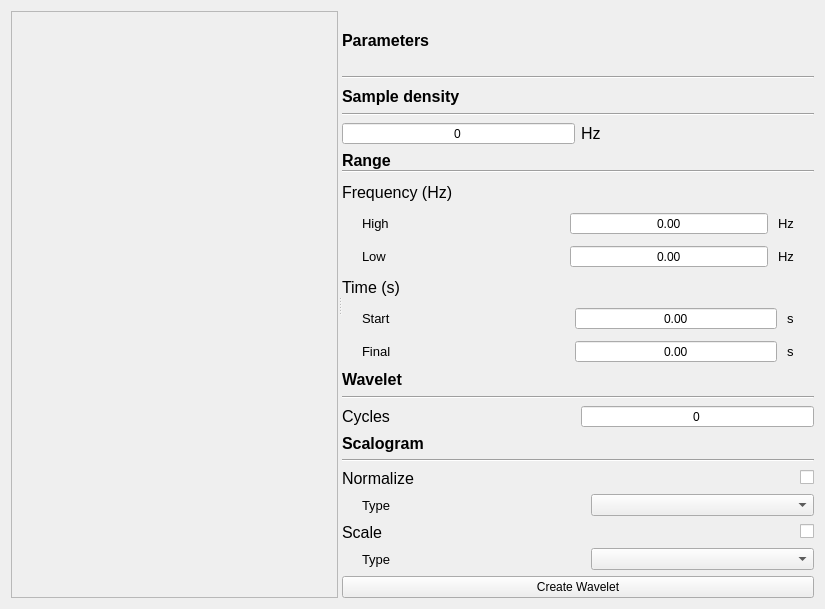
<?xml version="1.0" encoding="UTF-8"?>
<ui version="4.0">
 <class>Wavelet</class>
 <widget class="QWidget" name="Wavelet">
  <property name="geometry">
   <rect>
    <x>0</x>
    <y>0</y>
    <width>825</width>
    <height>609</height>
   </rect>
  </property>
  <property name="windowTitle">
   <string>Wavelet</string>
  </property>
  <layout class="QHBoxLayout" name="horizontalLayout_11">
   <item>
    <widget class="QSplitter" name="splitter">
     <property name="orientation">
      <enum>Qt::Horizontal</enum>
     </property>
     <widget class="QFrame" name="frame">
      <property name="sizePolicy">
       <sizepolicy hsizetype="Expanding" vsizetype="Expanding">
        <horstretch>0</horstretch>
        <verstretch>0</verstretch>
       </sizepolicy>
      </property>
      <property name="frameShape">
       <enum>QFrame::StyledPanel</enum>
      </property>
      <property name="frameShadow">
       <enum>QFrame::Raised</enum>
      </property>
     </widget>
     <widget class="QWidget" name="layoutWidget">
      <layout class="QVBoxLayout" name="verticalLayout_9">
       <item>
        <widget class="QLabel" name="parametersLabel">
         <property name="font">
          <font>
           <pointsize>12</pointsize>
           <weight>75</weight>
           <bold>true</bold>
          </font>
         </property>
         <property name="text">
          <string>Parameters</string>
         </property>
        </widget>
       </item>
       <item>
        <widget class="Line" name="line">
         <property name="orientation">
          <enum>Qt::Horizontal</enum>
         </property>
        </widget>
       </item>
       <item>
        <layout class="QVBoxLayout" name="verticalLayout">
         <item>
          <widget class="QLabel" name="sampleDensityLabel">
           <property name="font">
            <font>
             <pointsize>12</pointsize>
             <weight>75</weight>
             <bold>true</bold>
            </font>
           </property>
           <property name="text">
            <string>Sample density</string>
           </property>
          </widget>
         </item>
         <item>
          <widget class="Line" name="sampleDensityLine">
           <property name="orientation">
            <enum>Qt::Horizontal</enum>
           </property>
          </widget>
         </item>
         <item>
          <layout class="QHBoxLayout" name="horizontalLayout">
           <item>
            <widget class="QSpinBox" name="sampleDensitySpinBox">
             <property name="alignment">
              <set>Qt::AlignCenter</set>
             </property>
             <property name="buttonSymbols">
              <enum>QAbstractSpinBox::NoButtons</enum>
             </property>
            </widget>
           </item>
           <item>
            <widget class="QLabel" name="hzLabel">
             <property name="font">
              <font>
               <pointsize>12</pointsize>
              </font>
             </property>
             <property name="text">
              <string>Hz</string>
             </property>
            </widget>
           </item>
          </layout>
         </item>
        </layout>
       </item>
       <item>
        <layout class="QVBoxLayout" name="verticalLayout_5">
         <property name="spacing">
          <number>10</number>
         </property>
         <item>
          <layout class="QVBoxLayout" name="verticalLayout_4">
           <property name="spacing">
            <number>0</number>
           </property>
           <item>
            <widget class="QLabel" name="rangeLabel">
             <property name="sizePolicy">
              <sizepolicy hsizetype="Preferred" vsizetype="Fixed">
               <horstretch>0</horstretch>
               <verstretch>0</verstretch>
              </sizepolicy>
             </property>
             <property name="font">
              <font>
               <pointsize>12</pointsize>
               <weight>75</weight>
               <bold>true</bold>
              </font>
             </property>
             <property name="text">
              <string>Range</string>
             </property>
            </widget>
           </item>
           <item>
            <widget class="Line" name="rangeLine">
             <property name="orientation">
              <enum>Qt::Horizontal</enum>
             </property>
            </widget>
           </item>
          </layout>
         </item>
         <item>
          <layout class="QVBoxLayout" name="verticalLayout_3">
           <item>
            <widget class="QLabel" name="frequencyLabel">
             <property name="font">
              <font>
               <pointsize>12</pointsize>
              </font>
             </property>
             <property name="text">
              <string>Frequency (Hz)</string>
             </property>
            </widget>
           </item>
           <item>
            <layout class="QHBoxLayout" name="horizontalLayout_3">
             <item>
              <spacer name="horizontalSpacer_5">
               <property name="orientation">
                <enum>Qt::Horizontal</enum>
               </property>
               <property name="sizeType">
                <enum>QSizePolicy::Fixed</enum>
               </property>
               <property name="sizeHint" stdset="0">
                <size>
                 <width>20</width>
                 <height>20</height>
                </size>
               </property>
              </spacer>
             </item>
             <item>
              <widget class="QLabel" name="highLabel">
               <property name="font">
                <font>
                 <pointsize>10</pointsize>
                </font>
               </property>
               <property name="text">
                <string>High</string>
               </property>
              </widget>
             </item>
             <item>
              <widget class="QDoubleSpinBox" name="highFrequencySpinBox">
               <property name="alignment">
                <set>Qt::AlignCenter</set>
               </property>
               <property name="buttonSymbols">
                <enum>QAbstractSpinBox::NoButtons</enum>
               </property>
              </widget>
             </item>
             <item>
              <widget class="QLabel" name="hzHighFreqLabel">
               <property name="sizePolicy">
                <sizepolicy hsizetype="Fixed" vsizetype="Preferred">
                 <horstretch>0</horstretch>
                 <verstretch>0</verstretch>
                </sizepolicy>
               </property>
               <property name="font">
                <font>
                 <pointsize>10</pointsize>
                </font>
               </property>
               <property name="text">
                <string>Hz</string>
               </property>
              </widget>
             </item>
             <item>
              <spacer name="horizontalSpacer_2">
               <property name="orientation">
                <enum>Qt::Horizontal</enum>
               </property>
               <property name="sizeType">
                <enum>QSizePolicy::Preferred</enum>
               </property>
               <property name="sizeHint" stdset="0">
                <size>
                 <width>20</width>
                 <height>20</height>
                </size>
               </property>
              </spacer>
             </item>
            </layout>
           </item>
           <item>
            <layout class="QHBoxLayout" name="horizontalLayout_2">
             <item>
              <spacer name="horizontalSpacer_6">
               <property name="orientation">
                <enum>Qt::Horizontal</enum>
               </property>
               <property name="sizeType">
                <enum>QSizePolicy::Fixed</enum>
               </property>
               <property name="sizeHint" stdset="0">
                <size>
                 <width>20</width>
                 <height>20</height>
                </size>
               </property>
              </spacer>
             </item>
             <item>
              <widget class="QLabel" name="lowLabel">
               <property name="font">
                <font>
                 <pointsize>10</pointsize>
                </font>
               </property>
               <property name="text">
                <string>Low</string>
               </property>
              </widget>
             </item>
             <item>
              <widget class="QDoubleSpinBox" name="lowFrequencySpinBox">
               <property name="alignment">
                <set>Qt::AlignCenter</set>
               </property>
               <property name="buttonSymbols">
                <enum>QAbstractSpinBox::NoButtons</enum>
               </property>
              </widget>
             </item>
             <item>
              <widget class="QLabel" name="hzLowFreqLabel">
               <property name="sizePolicy">
                <sizepolicy hsizetype="Fixed" vsizetype="Preferred">
                 <horstretch>0</horstretch>
                 <verstretch>0</verstretch>
                </sizepolicy>
               </property>
               <property name="font">
                <font>
                 <pointsize>10</pointsize>
                </font>
               </property>
               <property name="text">
                <string>Hz</string>
               </property>
              </widget>
             </item>
             <item>
              <spacer name="horizontalSpacer">
               <property name="orientation">
                <enum>Qt::Horizontal</enum>
               </property>
               <property name="sizeType">
                <enum>QSizePolicy::Preferred</enum>
               </property>
               <property name="sizeHint" stdset="0">
                <size>
                 <width>20</width>
                 <height>20</height>
                </size>
               </property>
              </spacer>
             </item>
            </layout>
           </item>
          </layout>
         </item>
         <item>
          <layout class="QVBoxLayout" name="verticalLayout_2">
           <item>
            <widget class="QLabel" name="timeLabel">
             <property name="font">
              <font>
               <pointsize>12</pointsize>
              </font>
             </property>
             <property name="text">
              <string>Time (s)</string>
             </property>
            </widget>
           </item>
           <item>
            <layout class="QHBoxLayout" name="horizontalLayout_5">
             <item>
              <spacer name="horizontalSpacer_7">
               <property name="orientation">
                <enum>Qt::Horizontal</enum>
               </property>
               <property name="sizeType">
                <enum>QSizePolicy::Fixed</enum>
               </property>
               <property name="sizeHint" stdset="0">
                <size>
                 <width>20</width>
                 <height>20</height>
                </size>
               </property>
              </spacer>
             </item>
             <item>
              <widget class="QLabel" name="startLabel">
               <property name="font">
                <font>
                 <pointsize>10</pointsize>
                </font>
               </property>
               <property name="text">
                <string>Start</string>
               </property>
              </widget>
             </item>
             <item>
              <widget class="QDoubleSpinBox" name="startSpinBox">
               <property name="alignment">
                <set>Qt::AlignCenter</set>
               </property>
               <property name="buttonSymbols">
                <enum>QAbstractSpinBox::NoButtons</enum>
               </property>
              </widget>
             </item>
             <item>
              <widget class="QLabel" name="sStartLabel">
               <property name="sizePolicy">
                <sizepolicy hsizetype="Fixed" vsizetype="Preferred">
                 <horstretch>0</horstretch>
                 <verstretch>0</verstretch>
                </sizepolicy>
               </property>
               <property name="font">
                <font>
                 <pointsize>10</pointsize>
                </font>
               </property>
               <property name="text">
                <string>s</string>
               </property>
              </widget>
             </item>
             <item>
              <spacer name="horizontalSpacer_4">
               <property name="orientation">
                <enum>Qt::Horizontal</enum>
               </property>
               <property name="sizeType">
                <enum>QSizePolicy::Preferred</enum>
               </property>
               <property name="sizeHint" stdset="0">
                <size>
                 <width>20</width>
                 <height>20</height>
                </size>
               </property>
              </spacer>
             </item>
            </layout>
           </item>
           <item>
            <layout class="QHBoxLayout" name="horizontalLayout_4">
             <item>
              <spacer name="horizontalSpacer_8">
               <property name="orientation">
                <enum>Qt::Horizontal</enum>
               </property>
               <property name="sizeType">
                <enum>QSizePolicy::Fixed</enum>
               </property>
               <property name="sizeHint" stdset="0">
                <size>
                 <width>20</width>
                 <height>20</height>
                </size>
               </property>
              </spacer>
             </item>
             <item>
              <widget class="QLabel" name="finalLabel">
               <property name="font">
                <font>
                 <pointsize>10</pointsize>
                </font>
               </property>
               <property name="text">
                <string>Final</string>
               </property>
              </widget>
             </item>
             <item>
              <widget class="QDoubleSpinBox" name="finalSpinBox">
               <property name="alignment">
                <set>Qt::AlignCenter</set>
               </property>
               <property name="buttonSymbols">
                <enum>QAbstractSpinBox::NoButtons</enum>
               </property>
              </widget>
             </item>
             <item>
              <widget class="QLabel" name="sFinalLabel">
               <property name="sizePolicy">
                <sizepolicy hsizetype="Fixed" vsizetype="Preferred">
                 <horstretch>0</horstretch>
                 <verstretch>0</verstretch>
                </sizepolicy>
               </property>
               <property name="font">
                <font>
                 <pointsize>10</pointsize>
                </font>
               </property>
               <property name="text">
                <string>s</string>
               </property>
              </widget>
             </item>
             <item>
              <spacer name="horizontalSpacer_3">
               <property name="orientation">
                <enum>Qt::Horizontal</enum>
               </property>
               <property name="sizeType">
                <enum>QSizePolicy::Preferred</enum>
               </property>
               <property name="sizeHint" stdset="0">
                <size>
                 <width>20</width>
                 <height>20</height>
                </size>
               </property>
              </spacer>
             </item>
            </layout>
           </item>
          </layout>
         </item>
        </layout>
       </item>
       <item>
        <layout class="QVBoxLayout" name="verticalLayout_6">
         <item>
          <widget class="QLabel" name="waveletLabel">
           <property name="font">
            <font>
             <pointsize>12</pointsize>
             <weight>75</weight>
             <bold>true</bold>
            </font>
           </property>
           <property name="text">
            <string>Wavelet</string>
           </property>
          </widget>
         </item>
         <item>
          <widget class="Line" name="waveletLine">
           <property name="orientation">
            <enum>Qt::Horizontal</enum>
           </property>
          </widget>
         </item>
         <item>
          <layout class="QHBoxLayout" name="horizontalLayout_6">
           <item>
            <widget class="QLabel" name="cyclesLabel">
             <property name="font">
              <font>
               <pointsize>12</pointsize>
              </font>
             </property>
             <property name="text">
              <string>Cycles</string>
             </property>
            </widget>
           </item>
           <item>
            <widget class="QSpinBox" name="cyclesSpinBox">
             <property name="alignment">
              <set>Qt::AlignCenter</set>
             </property>
             <property name="buttonSymbols">
              <enum>QAbstractSpinBox::NoButtons</enum>
             </property>
            </widget>
           </item>
          </layout>
         </item>
        </layout>
       </item>
       <item>
        <layout class="QVBoxLayout" name="verticalLayout_8">
         <item>
          <widget class="QLabel" name="scalogramLabel">
           <property name="font">
            <font>
             <pointsize>12</pointsize>
             <weight>75</weight>
             <bold>true</bold>
            </font>
           </property>
           <property name="text">
            <string>Scalogram</string>
           </property>
          </widget>
         </item>
         <item>
          <widget class="Line" name="scalogramLine">
           <property name="orientation">
            <enum>Qt::Horizontal</enum>
           </property>
          </widget>
         </item>
         <item>
          <layout class="QVBoxLayout" name="verticalLayout_7">
           <item>
            <layout class="QHBoxLayout" name="horizontalLayout_9">
             <item>
              <widget class="QLabel" name="normalizeLabel">
               <property name="font">
                <font>
                 <pointsize>12</pointsize>
                </font>
               </property>
               <property name="text">
                <string>Normalize</string>
               </property>
              </widget>
             </item>
             <item>
              <spacer name="horizontalSpacer_11">
               <property name="orientation">
                <enum>Qt::Horizontal</enum>
               </property>
               <property name="sizeHint" stdset="0">
                <size>
                 <width>40</width>
                 <height>20</height>
                </size>
               </property>
              </spacer>
             </item>
             <item>
              <widget class="QCheckBox" name="normalizeCheckBox">
               <property name="text">
                <string/>
               </property>
              </widget>
             </item>
            </layout>
           </item>
           <item>
            <layout class="QHBoxLayout" name="horizontalLayout_7">
             <item>
              <spacer name="horizontalSpacer_9">
               <property name="orientation">
                <enum>Qt::Horizontal</enum>
               </property>
               <property name="sizeType">
                <enum>QSizePolicy::Fixed</enum>
               </property>
               <property name="sizeHint" stdset="0">
                <size>
                 <width>20</width>
                 <height>20</height>
                </size>
               </property>
              </spacer>
             </item>
             <item>
              <widget class="QLabel" name="typeNormalizeLabel">
               <property name="font">
                <font>
                 <pointsize>10</pointsize>
                </font>
               </property>
               <property name="text">
                <string>Type</string>
               </property>
              </widget>
             </item>
             <item>
              <widget class="QComboBox" name="normalizeComboBox"/>
             </item>
            </layout>
           </item>
           <item>
            <layout class="QHBoxLayout" name="horizontalLayout_10">
             <item>
              <widget class="QLabel" name="scaleLabel">
               <property name="font">
                <font>
                 <pointsize>12</pointsize>
                </font>
               </property>
               <property name="text">
                <string>Scale</string>
               </property>
              </widget>
             </item>
             <item>
              <spacer name="horizontalSpacer_12">
               <property name="orientation">
                <enum>Qt::Horizontal</enum>
               </property>
               <property name="sizeHint" stdset="0">
                <size>
                 <width>40</width>
                 <height>20</height>
                </size>
               </property>
              </spacer>
             </item>
             <item>
              <widget class="QCheckBox" name="scaleCheckBox">
               <property name="text">
                <string/>
               </property>
              </widget>
             </item>
            </layout>
           </item>
           <item>
            <layout class="QHBoxLayout" name="horizontalLayout_8">
             <item>
              <spacer name="horizontalSpacer_10">
               <property name="orientation">
                <enum>Qt::Horizontal</enum>
               </property>
               <property name="sizeType">
                <enum>QSizePolicy::Fixed</enum>
               </property>
               <property name="sizeHint" stdset="0">
                <size>
                 <width>20</width>
                 <height>20</height>
                </size>
               </property>
              </spacer>
             </item>
             <item>
              <widget class="QLabel" name="typeScaleLabel">
               <property name="font">
                <font>
                 <pointsize>10</pointsize>
                </font>
               </property>
               <property name="text">
                <string>Type</string>
               </property>
              </widget>
             </item>
             <item>
              <widget class="QComboBox" name="scaleComboBox"/>
             </item>
            </layout>
           </item>
          </layout>
         </item>
        </layout>
       </item>
       <item>
        <widget class="QPushButton" name="createWaveletButton">
         <property name="text">
          <string>Create Wavelet</string>
         </property>
        </widget>
       </item>
      </layout>
     </widget>
    </widget>
   </item>
  </layout>
 </widget>
 <resources/>
 <connections/>
</ui>
